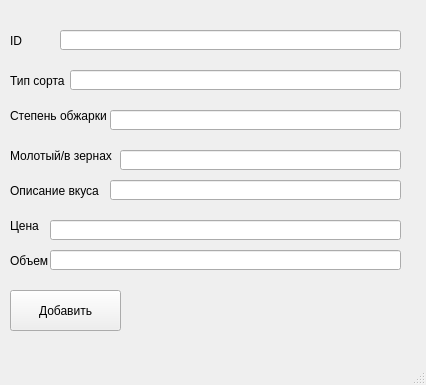
<?xml version="1.0" encoding="UTF-8"?>
<ui version="4.0">
 <class>MainWindow</class>
 <widget class="QMainWindow" name="MainWindow">
  <property name="geometry">
   <rect>
    <x>0</x>
    <y>0</y>
    <width>426</width>
    <height>385</height>
   </rect>
  </property>
  <property name="windowTitle">
   <string>MainWindow</string>
  </property>
  <widget class="QWidget" name="centralwidget">
   <widget class="QLabel" name="ID">
    <property name="geometry">
     <rect>
      <x>10</x>
      <y>30</y>
      <width>81</width>
      <height>21</height>
     </rect>
    </property>
    <property name="text">
     <string>ID</string>
    </property>
   </widget>
   <widget class="QLabel" name="sort">
    <property name="geometry">
     <rect>
      <x>10</x>
      <y>70</y>
      <width>81</width>
      <height>21</height>
     </rect>
    </property>
    <property name="text">
     <string>Тип сорта</string>
    </property>
   </widget>
   <widget class="QLabel" name="degree">
    <property name="geometry">
     <rect>
      <x>10</x>
      <y>100</y>
      <width>131</width>
      <height>31</height>
     </rect>
    </property>
    <property name="text">
     <string>Степень обжарки</string>
    </property>
   </widget>
   <widget class="QLabel" name="type">
    <property name="geometry">
     <rect>
      <x>10</x>
      <y>140</y>
      <width>141</width>
      <height>31</height>
     </rect>
    </property>
    <property name="text">
     <string>Молотый/в зернах</string>
    </property>
   </widget>
   <widget class="QLabel" name="taste">
    <property name="geometry">
     <rect>
      <x>10</x>
      <y>180</y>
      <width>121</width>
      <height>21</height>
     </rect>
    </property>
    <property name="text">
     <string>Описание вкуса</string>
    </property>
   </widget>
   <widget class="QLabel" name="cost">
    <property name="geometry">
     <rect>
      <x>10</x>
      <y>210</y>
      <width>81</width>
      <height>31</height>
     </rect>
    </property>
    <property name="text">
     <string>Цена</string>
    </property>
   </widget>
   <widget class="QLabel" name="vl">
    <property name="geometry">
     <rect>
      <x>10</x>
      <y>240</y>
      <width>101</width>
      <height>41</height>
     </rect>
    </property>
    <property name="text">
     <string>Объем</string>
    </property>
   </widget>
   <widget class="QLineEdit" name="id_line">
    <property name="geometry">
     <rect>
      <x>60</x>
      <y>30</y>
      <width>341</width>
      <height>20</height>
     </rect>
    </property>
   </widget>
   <widget class="QLineEdit" name="sort_line">
    <property name="geometry">
     <rect>
      <x>70</x>
      <y>70</y>
      <width>331</width>
      <height>20</height>
     </rect>
    </property>
   </widget>
   <widget class="QLineEdit" name="degree_line">
    <property name="geometry">
     <rect>
      <x>110</x>
      <y>110</y>
      <width>291</width>
      <height>20</height>
     </rect>
    </property>
   </widget>
   <widget class="QLineEdit" name="type_line">
    <property name="geometry">
     <rect>
      <x>120</x>
      <y>150</y>
      <width>281</width>
      <height>20</height>
     </rect>
    </property>
   </widget>
   <widget class="QLineEdit" name="taste_line">
    <property name="geometry">
     <rect>
      <x>110</x>
      <y>180</y>
      <width>291</width>
      <height>20</height>
     </rect>
    </property>
   </widget>
   <widget class="QLineEdit" name="cost_line">
    <property name="geometry">
     <rect>
      <x>50</x>
      <y>220</y>
      <width>351</width>
      <height>20</height>
     </rect>
    </property>
   </widget>
   <widget class="QLineEdit" name="v_line">
    <property name="geometry">
     <rect>
      <x>50</x>
      <y>250</y>
      <width>351</width>
      <height>20</height>
     </rect>
    </property>
   </widget>
   <widget class="QPushButton" name="ok">
    <property name="geometry">
     <rect>
      <x>10</x>
      <y>290</y>
      <width>111</width>
      <height>41</height>
     </rect>
    </property>
    <property name="text">
     <string>Добавить</string>
    </property>
   </widget>
  </widget>
  <widget class="QMenuBar" name="menubar">
   <property name="geometry">
    <rect>
     <x>0</x>
     <y>0</y>
     <width>426</width>
     <height>22</height>
    </rect>
   </property>
  </widget>
  <widget class="QStatusBar" name="statusbar"/>
 </widget>
 <resources/>
 <connections/>
</ui>
